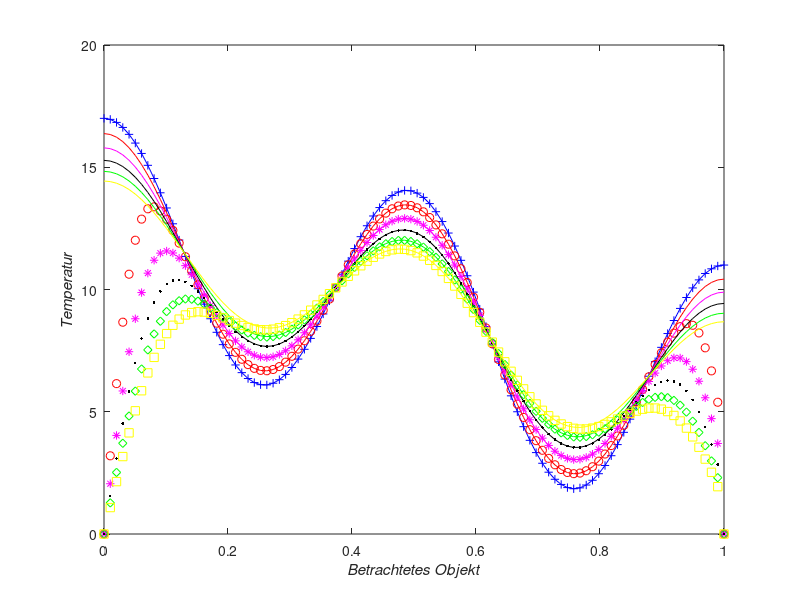
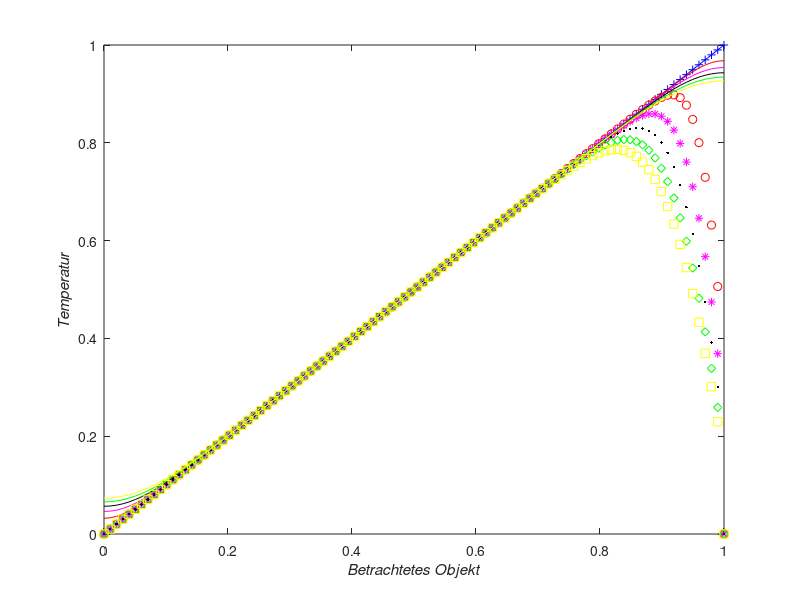
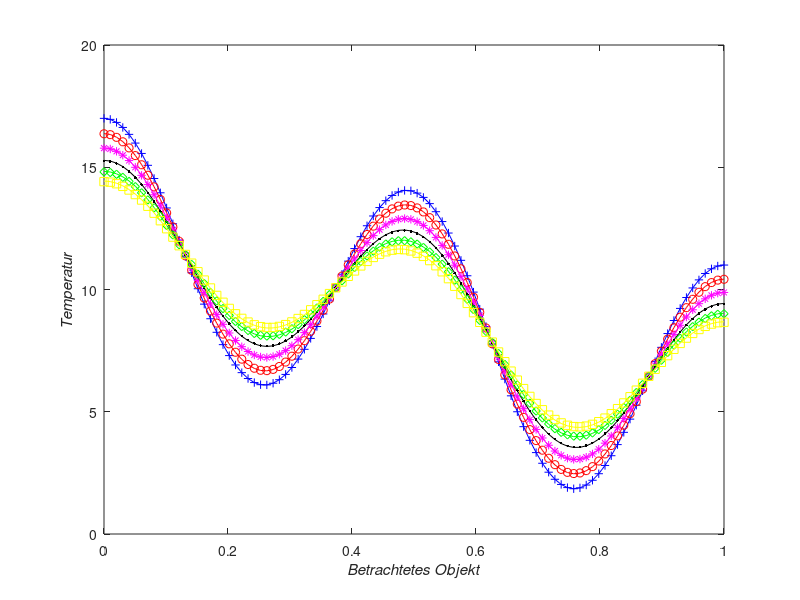
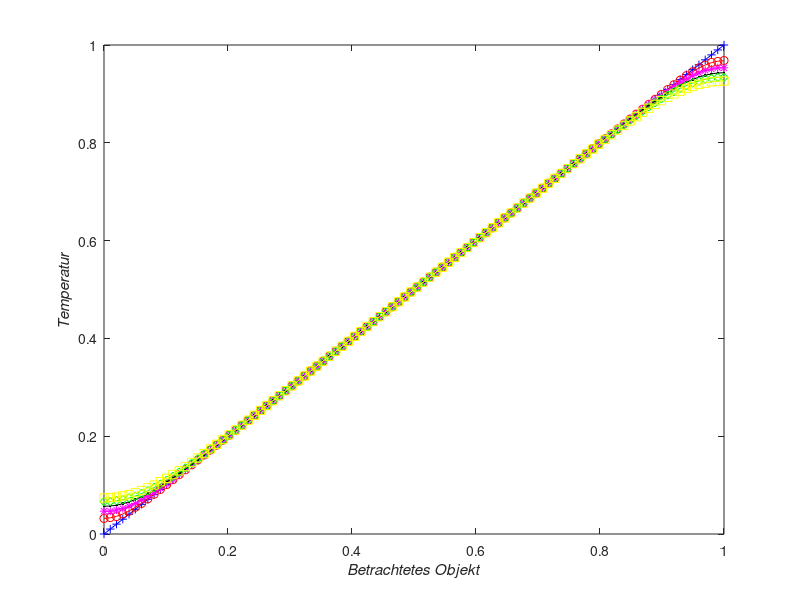

MATLAB code to generate these figures, in order:
close all;
clear; 

%veränderbare Variablen
T       = 0.005;    %obere Grenze für t (Betrachtungszeit (<= 0.005))
n       = 100;      %Anzahl der Summanden pro Zeitschritt
xMax    = 100;      %Anzahl Wegschritte
%abhängige Variablen (bzw. vorgegeben aus Aufgabenstellung)
K       = 1;                        %Faktor vor Uxx
L       = 1;                        %obere Intervallgrenze für x
x       = linspace(0, L, xMax);     %Unterteilung Weg
deltaX  = L/xMax;                   %Abstand zwischen 2 Weg-Schritten
deltaT  = (0.5*deltaX^2)/K;         %Abstand zwischen 2 Zeit-Schritten
tMax    = T/deltaT;                 %Anzahl Zeitschritte
t       = linspace(0, T, tMax);     %Unterteilung Zeit
d       = K*deltaT/deltaX^2;        %Faktor für explizite numerische Lösung 
%Bausteine für Teilaufgaben i und ii 
B_nI    = zeros(n, 1);
B_nII   = zeros(n, 1);
%exakte Lösung für Teilaufgaben i und ii
uI      = zeros(xMax, tMax);
uII     = zeros(xMax, tMax);
%numerisch explizite Lösung für Teilaufgaben i und ii
vI      = zeros(xMax, tMax);
vII     = zeros(xMax, tMax);
%numerisch implizite Lösung für Teilaufgaben i und ii
wI      = zeros(xMax, tMax);
wII     = zeros(xMax, tMax);
%%%%%%%%%%%%%%%%%
%Funktionen für exakte Lösung
funE    = @(n, t) exp(-((n*pi/L)^2)*K*t);
funCos  = @(n, x) cos((n*pi*x)/L); 
%Funktionen für Anfangsbedingungen
funI    = @(x) 9+3*cos(pi*x) + 5*cos(4*pi*x);
funII   = @(x) x;

%Anfangswerte
for j = 1:xMax
    uI(j, 1)    = funI(x(j));
    uII(j, 1)   = funII(x(j));
    vI(j, 1)    = funI(x(j));
    vII(j, 1)   = funII(x(j));   
end

%Bausteine berechnen nach Neumann
for i = 1:n
    B_nI(i, 1)      = (2/L) * integral(@(x) funI(x).*funCos(i, x),0,L);
    B_nII(i, 1)     = (2/L) * integral(@(x) funII(x).*funCos(i, x),0,L);
end

%Exakte Lösung nach Neumann
for j = 1:xMax
    for k = 2:tMax-1
        tempI   = 0;
        tempII  = 0;
        for i = 1:n     %Summenwert (für n viele Summanden)
            tempI       = tempI + (B_nI(i, 1)*funE(i, t(k))*funCos(i, x(j)));
            tempII      = tempII + (B_nII(i, 1)*funE(i, t(k))*funCos(i, x(j)));
        end
        uI(j,k)     = tempI + 0.5*(2/L) * integral(@(x) funI(x),0,L);
        uII(j,k)    = tempII + 0.5*(2/L) * integral(@(x) funII(x),0,L);
    end
end


%Numerische Lösung (explizit)
for k = 2:tMax-1
    %Geisterzellen (Anfang)
    vI(1,k)     = d*(vI(2, k-1) - 2*vI(1, k-1) + vI(2, k-1)) + vI(1, k-1);
    vII(1,k)    = d*(vII(2, k-1) - 2*vII(1, k-1) + vII(2, k-1)) + vII(1, k-1);
    
    %Geisterzellen (Ende)
    vI(xMax,k)     = d*(vI(xMax-1, k-1) - 2*vI(xMax, k-1) + vI(xMax-1, k-1)) + vI(xMax, k-1);
    vII(xMax,k)    = d*(vII(xMax-1, k-1) - 2*vII(xMax, k-1) + vII(xMax-1, k-1)) + vII(xMax, k-1);
    for j = 2:xMax-1
        vI(j,k)     = d*(vI(j+1, k-1) - 2*vI(j, k-1) + vI(j-1, k-1)) + vI(j, k-1);
        vII(j,k)    = d*(vII(j+1, k-1) - 2*vII(j, k-1) + vII(j-1, k-1)) + vII(j, k-1);
    end
end

%Numerische Lösung (implizit) 
%Tridiagonalmatrix A erstellen
vec1    = zeros(xMax-2, 1);
vec2    = zeros(xMax-3, 1);

for j = 1:xMax
    vec1(j, 1) = 1+2*d;
end
for j = 1:xMax-1
    vec2(j, 1) = -d;
end
A1 = diag(vec1);
A2 = diag(vec2, 1);
A3 = diag(vec2, -1);
A = A1 + A2 + A3;

%R-Vektor erstellen und befüllen für Teilaufgaben i und ii
RI = zeros(xMax, 1);
RII = zeros(xMax, 1);
for i = 1:xMax-1
  RI(i, 1) = funI(x(i+1));
  RII(i, 1) = funII(x(i+1));
end

%Lösung berechnen für i-ten R-Vektor, diese Lösung wird neuer r-Vektor im
%i+1-ten Schritt
for i = 1:xMax-1
    xVecI = A\RI(:,i); %x-Vector, wird neuer r-Vektor
    RI = [RI, xVecI];
    xVecII = A\RII(:,i); %x-Vector, wird neuer r-Vektor
    RII = [RII, xVecII];
end

%Speichern der impliziten numerischen Lösung
for i = 2:xMax-1
    wI(i,:) = RI(i-1,:);
    wII(i,:) = RII(i-1,:);
end

%%%Plots
%Plot i)
figure('Name', 'exakt und implizite numerische Lösung (i)','NumberTitle','off')
plot(x, uI(1:xMax,1),'b')
xlabel('Betrachtetes Objekt','FontAngle','italic');
ylabel('Temperatur','FontAngle','italic');
hold on 
plot(x, vI(1:xMax,1),'b+')

plot(x, uI(1:xMax,  ceil(tMax/6)),'r')
plot(x, wI(1:xMax,  ceil(tMax/6)),'ro')

plot(x, uI(1:xMax, 2* ceil(tMax/6)),'m')
plot(x, wI(1:xMax, 2* ceil(tMax/6)),'m*')

plot(x, uI(1:xMax, 3* ceil(tMax/6)),'k')
plot(x, wI(1:xMax, 3* ceil(tMax/6)),'k.')

plot(x, uI(1:xMax, 4* ceil(tMax/6)),'g')
plot(x, wI(1:xMax, 4* ceil(tMax/6)),'gd')

plot(x, uI(1:xMax, 5* ceil(tMax/6)),'y')
plot(x, wI(1:xMax, 5* ceil(tMax/6)),'ys')
hold off

%Plot ii)
figure('Name', 'exakt und implizite numerische Lösung (ii)','NumberTitle','off')
plot(x, uII(1:xMax,1),'b')
xlabel('Betrachtetes Objekt','FontAngle','italic');
ylabel('Temperatur','FontAngle','italic');
hold on 
plot(x, vII(1:xMax,1),'b+')

plot(x, uII(1:xMax,  ceil(tMax/6)),'r')
plot(x, wII(1:xMax,  ceil(tMax/6)),'ro')

plot(x, uII(1:xMax, 2* ceil(tMax/6)),'m')
plot(x, wII(1:xMax, 2* ceil(tMax/6)),'m*')

plot(x, uII(1:xMax, 3* ceil(tMax/6)),'k')
plot(x, wII(1:xMax, 3* ceil(tMax/6)),'k.')

plot(x, uII(1:xMax, 4* ceil(tMax/6)),'g')
plot(x, wII(1:xMax, 4* ceil(tMax/6)),'gd')

plot(x, uII(1:xMax, 5* ceil(tMax/6)),'y')
plot(x, wII(1:xMax, 5* ceil(tMax/6)),'ys')
hold off

%Plot i)
figure('Name', 'exakt und explizite numerische Lösung (i)','NumberTitle','off')
plot(x, uI(1:xMax,1),'b')
xlabel('Betrachtetes Objekt','FontAngle','italic');
ylabel('Temperatur','FontAngle','italic');
hold on 
plot(x, vI(1:xMax,1),'b+')

plot(x, uI(1:xMax,  ceil(tMax/6)),'r')
plot(x, vI(1:xMax,  ceil(tMax/6)),'ro')

plot(x, uI(1:xMax, 2* ceil(tMax/6)),'m')
plot(x, vI(1:xMax, 2* ceil(tMax/6)),'m*')

plot(x, uI(1:xMax, 3* ceil(tMax/6)),'k')
plot(x, vI(1:xMax, 3* ceil(tMax/6)),'k.')

plot(x, uI(1:xMax, 4* ceil(tMax/6)),'g')
plot(x, vI(1:xMax, 4* ceil(tMax/6)),'gd')

plot(x, uI(1:xMax, 5* ceil(tMax/6)),'y')
plot(x, vI(1:xMax, 5* ceil(tMax/6)),'ys')
hold off

%Plot ii)
figure('Name', 'exakt und explizite numerische Lösung (ii)','NumberTitle','off')
plot(x, uII(1:xMax,1),'b')
xlabel('Betrachtetes Objekt','FontAngle','italic');
ylabel('Temperatur','FontAngle','italic');
hold on 
plot(x, vII(1:xMax,1),'b+')

plot(x, uII(1:xMax,  ceil(tMax/6)),'r')
plot(x, vII(1:xMax,  ceil(tMax/6)),'ro')

plot(x, uII(1:xMax, 2* ceil(tMax/6)),'m')
plot(x, vII(1:xMax, 2* ceil(tMax/6)),'m*')

plot(x, uII(1:xMax, 3* ceil(tMax/6)),'k')
plot(x, vII(1:xMax, 3* ceil(tMax/6)),'k.')

plot(x, uII(1:xMax, 4* ceil(tMax/6)),'g')
plot(x, vII(1:xMax, 4* ceil(tMax/6)),'gd')

plot(x, uII(1:xMax, 5* ceil(tMax/6)),'y')
plot(x, vII(1:xMax, 5* ceil(tMax/6)),'ys')
hold off